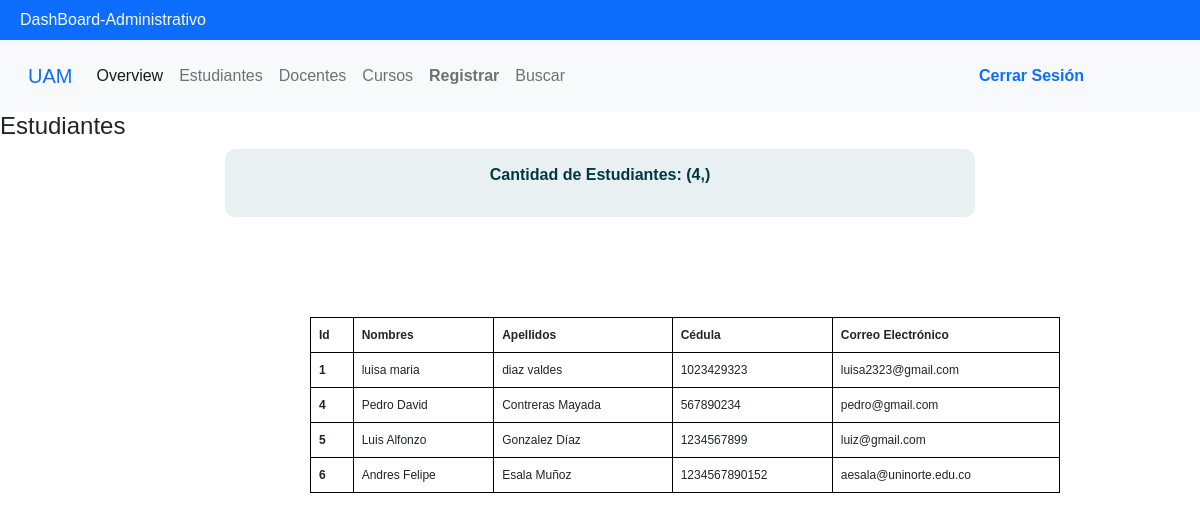
/DashBoard-Administrativo/estudiantes, run on an earlier commit of the app's database.
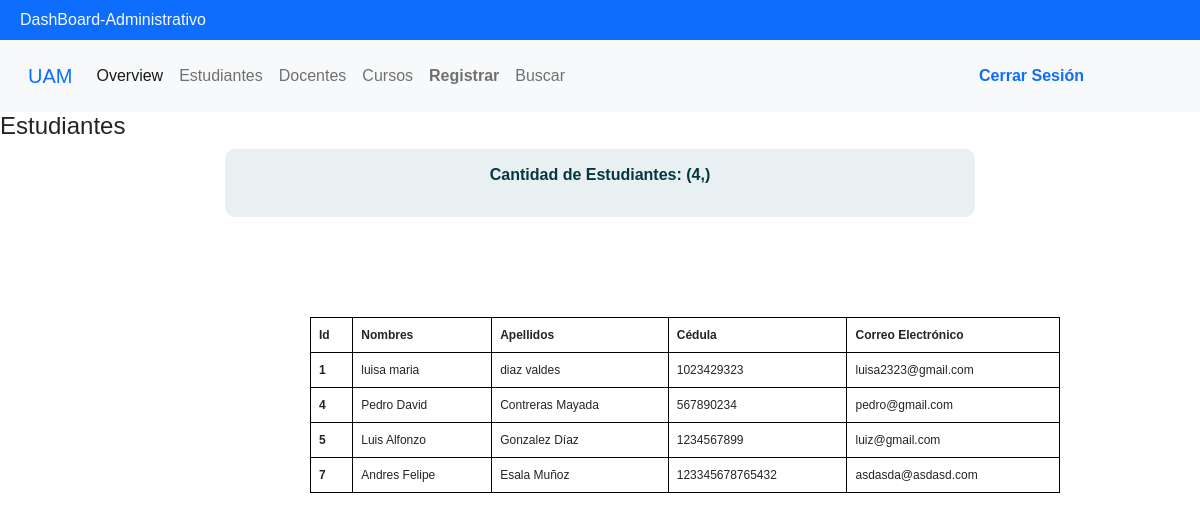
And on a later commit of the database.
### tables this page shows
CREATE TABLE Usuarios (idUsuario INTEGER PRIMARY KEY AUTOINCREMENT UNIQUE, codUsuario VARCHAR (10) UNIQUE NOT NULL, primerNombre TEXT (11) NOT NULL, segundoNombre TEXT (11) NOT NULL, primerApellido TEXT (12) NOT NULL, segundoApellido TEXT (12) NOT NULL, email TEXT NOT NULL, clave VARCHAR (15) NOT NULL, idTipoUsuario INT REFERENCES Tipo_Usuarios (idTipoUsuario) NOT NULL);

### app.py (the view)
@app.route('/DashBoard-Administrativo/estudiantes',methods=['GET','POST'])
def estudiantes():
    cantEst = cantUsers()
    users = getUsers()
    data = {
        "cant": cantEst,
        "users": users
    }
    return render_template('estudiantes.html', students = data)

### db.py (called while the page is built)
def get_db():
    try:
        g.db = sqlite3.connect("baseDeDatos.db")
        return g.db
    except Error:
        print(Error)

### usersControllers.py (called while the page is built)
def getUsers():
    connect = get_db()
    cursor = connect.cursor()
    sql = " SELECT idUsuario, primerNombre, segundoNombre, primerApellido, segundoApellido, codUsuario, email FROM Usuarios "
    cursor.execute(sql)
    users = cursor.fetchall()
    return users

def cantUsers():
    connect = get_db()
    cursor = connect.cursor()
    sql = " SELECT COUNT(*) FROM Usuarios WHERE idTipoUsuario = 1; "
    cursor.execute(sql)
    users = cursor.fetchone()
    return users

### templates/estudiantes.html (shortened to what this page needs)
{% extends "base.html" %}
{% block contenido %}
<head>
    <link rel="stylesheet" href="{{  url_for('static',  filename='css/styleTabs.css')  }}">
</head>
<header>
    <h4>Estudiantes</h4>
</header>
    <div id='contador'>
    <p>
        <b>Cantidad de Estudiantes: {{ students["cant"] }}</b><br>
    </p>
    </div>
    <table class="table table-bordered">
        <thead>
          <tr>
            <th scope="col">Id</th>
            <th scope="col">Nombres</th>
            <th scope="col">Apellidos</th>
            <th scope="col">Cédula</th>
            <th scope="col">Correo Electrónico</th>
          </tr>
        </thead>
        <tbody>
          {% for usuario in students.users %}
            <tr>
              <th scope="row">{{ usuario[0] }}</th>
              <td>{{ usuario[1] }} {{ usuario[2] }}</td>
              <td>{{ usuario[3] }} {{ usuario[4] }}</td>
              <td>{{ usuario[5] }}</td>
              <td>{{ usuario[6] }}</td>
            </tr>
          {% endfor %}
        </tbody>
      </table>
    {% endblock %}

### templates/base.html (shortened to what this page needs)
<!DOCTYPE html>
<html lang="en">
  <head>
    <link
      href="https://cdn.jsdelivr.net/npm/bootstrap@5.0.2/dist/css/bootstrap.min.css"
      rel="stylesheet"
    />
    <link
      rel="stylesheet"
      href="{{  url_for('static',  filename='css/styleBase.css')  }}"
    />
    <link rel="stylesheet" href="/static/css/retroAlimenBusqueda.css" />
    <link rel="stylesheet" href="{{  url_for('static',  filename='css/styleTabs.css')  }}">
  </head>
  <body>
    <header
      class="container-fluid bg-primary d-flex justify-content-center-center"
    >
      {% if session.nombre %}
      <p class="text-light mb-0 p-2 fs-6">
        DashBoard-Administrativo - {{ session.nombre }}
      </p>
      {% else %}
      <p class="text-light mb-0 p-2 fs-6">DashBoard-Administrativo</p>
      {% endif %}
    </header>
    <nav class="navbar navbar-expand-lg navbar-light bg-light p-3">
      <div class="container-fluid">
        <a class="navbar-brand" href="/DashBoard-Administrativo">
          <span class="text-primary"> UAM </span>
        </a>
        <div class="collapse navbar-collapse" id="navbarSupportedContent">
          <ul class="navbar-nav me-auto mb-2 mb-lg-0">
            <li class="nav-item">
              <a
                id="overview"
                class="nav-link active"
                aria-current="page"
                href="/DashBoard-Administrativo/overview"
                onsubmit="selector()"
              >
                Overview
              </a>
            </li>
            <li class="nav-item">
              <a class="nav-link" href="/DashBoard-Administrativo/estudiantes">
                Estudiantes
              </a>
            </li>
            <li class="nav-item">
              <a class="nav-link" href="/DashBoard-Administrativo/docentes">
                Docentes
              </a>
            </li>
            <li class="nav-item">
              <a class="nav-link" href="/DashBoard-Administrativo/cursos">
                Cursos
              </a>
            </li>
            <li class="nav-item">
              <a class="nav-link" href="/DashBoard-Administrativo/registrar">
                <b>Registrar</b>
              </a>
            </li>
            <li class="nav-item">
              <a class="nav-link" href="/DashBoard-Administrativo/buscador">
                Buscar
              </a>
            </li>
          </ul>
        </div>
        <div id="cerrarSesion">
          <a class="nav-link" href="/LoginAdministrativo/signout">
            <b>Cerrar Sesión</b>
          </a>
        </div>
      </div>
    </nav>
    {% block contenido %}{% endblock %}
  </body>
</html>

### static/css/styleBase.css (style rules this page uses)
* { margin: 0; padding: 0; text-decoration: none; font-family: Verdana, Geneva, Tahoma, sans-serif; }
body { overflow: auto; }
.container-fluid { justify-content: space-between; position: auto; z-index: 10; box-sizing: border-box; }
#cerrarSesion { position: absolute; right: 20px; height: 100px; display: flex; justify-content:center; align-items: center; margin-right: 80px; }

### static/css/retroAlimenBusqueda.css (style rules this page uses)
p { color: #053742; font-family: 'Source Sans Pro', sans-serif; font-family: Verdana, Geneva, Tahoma, sans-serif; }

### static/css/styleTabs.css (style rules this page uses)
* { margin: 0; padding: 0; -webkit-box-sizing: border-box; -moz-box-sizing: border-box; box-sizing: border-box; font-family: verdana, arial, helvetica; }
#contador { width: 750px; text-align: center; background-color:#E8F0F2; padding: 14px ; border-radius:10px; margin:auto; display: block ; }
.table { margin-top:100px; margin-left: 310px; width: 750px; border: 1px solid black; display:table; font-size: 12px; padding: 46px; }

What changed in the data, as far as the page shows it:
removed Usuarios: idUsuario "6", primerNombre "Andres", segundoNombre "Felipe", primerApellido "Esala", segundoApellido "Muñoz", codUsuario "1234567890152", email "aesala@uninorte.edu.co"
added Usuarios: idUsuario "7", primerNombre "Andres", segundoNombre "Felipe", primerApellido "Esala", segundoApellido "Muñoz", codUsuario "123345678765432", email "asdasda@asdasd.com"
